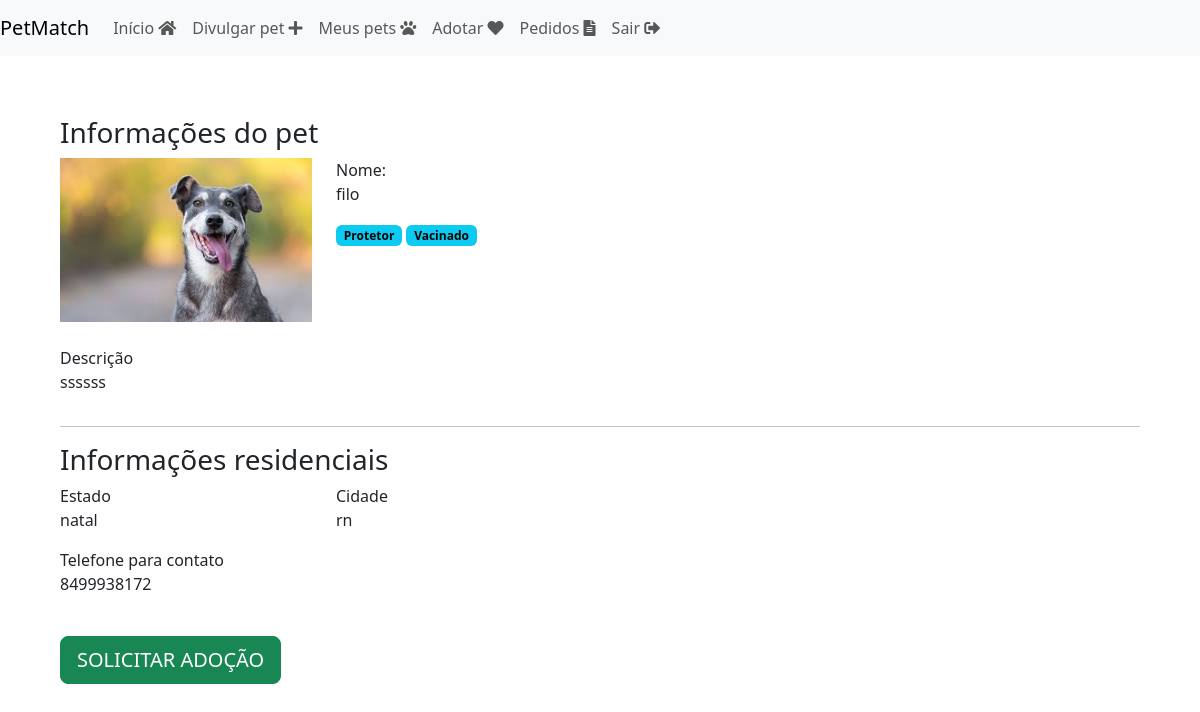
Screenshot of /divulgar/ver_pet/19 (signed in) with the database file from the repository.
### divulgar/models.py (models this page shows, shortened)
class Pet(models.Model):
    choices_status = (
        ('P', 'Para adoção'),
        ('A', 'Adotado'),
        ('E', 'Em etapa para adoção'))
    usuario = models.ForeignKey(User, on_delete=models.DO_NOTHING)
    foto = models.ImageField(upload_to="fotos_pets")
    nome = models.CharField(max_length=100)
    descricao = models.TextField()
    estado = models.CharField(max_length=50)
    cidade = models.CharField(max_length=50)
    telefone = models.CharField(max_length=50)
    tags = models.ManyToManyField(Tag)
    raca = models.ForeignKey(Raca, on_delete=models.DO_NOTHING)
    status = models.CharField(
        max_length=1,
        choices=choices_status,
        default='P')
    data_cadastro = models.DateTimeField(auto_now_add=True)

class Tag(models.Model):
    tag = models.CharField(max_length=50)
    def __str__(self):
        return self.tag

### divulgar/views.py (the view)
# urls.py: path('ver_pet/<int:id>', views.ver_pet, name="ver_pet"),
@login_required
def ver_pet(request, id):
    if request.method == "GET":
        pet = Pet.objects.get(id=id)
        return render(request, 'ver_pet.html', {'pet': pet})

### divulgar/templates/ver_pet.html (shortened to what this page needs)
{% load static %}
<!doctype html>
<html lang="pt-BR">
<head>
    <link rel="stylesheet" href="https://cdn.jsdelivr.net/npm/bootstrap@5.3.0-alpha1/dist/css/bootstrap.min.css">
    <link rel="stylesheet" href="https://cdnjs.cloudflare.com/ajax/libs/font-awesome/5.15.3/css/all.min.css">
    <link rel="stylesheet" href="{% static 'adotar/css/listar_pets.css' %}">
</head>
<body>
    <nav class="navbar navbar-expand-lg navbar-light bg-light">
        <a class="navbar-brand" href="#">PetMatch</a>
        <div class="collapse navbar-collapse" id="navbarNav">
            <ul class="navbar-nav">
                <li class="nav-item">
                    <a class="nav-link" href="{% url 'listar_pets'%}">Início <i class="fas fa-home"></i></a>
                </li>
                <li class="nav-item">
                    <a class="nav-link" href="{% url 'novo_pet' %}">Divulgar pet <i class="fas fa-plus"></i></a>
                </li>
                <li class="nav-item">
                    <a class="nav-link" href="{% url 'seus_pets' %}">Meus pets <i class="fas fa-paw"></i></a>
                </li>
                <li class="nav-item">
                    <a class="nav-link" href="{% url 'listar_pets'%}">Adotar <i class="fas fa-heart"></i></a>
                </li>
                <li class="nav-item">
                    <a class="nav-link" href="{% url 'ver_pedido_adocao'%}">Pedidos <i class="fas fa-file-alt"></i></a>
                </li>
                <li class="nav-item">
                    <a class="nav-link" href="{% url 'sair' %} ">Sair <i class="fas fa-sign-out-alt"></i></a>
                </li>
            </ul>
        </div>
    </nav>
      <div style="padding:60px" class="col-md">
        <h3 class="font-vinho">Informações do pet</h3>
        <div class="row">
          <div class="col-md-3">
            <img width="100%" src="{{pet.foto.url}}">
          </div>
          <div class="col-md-9">
            <span class="span-bold">Nome:</span>
            <p>{{pet.nome}}</p>
            <div style="width:40%">
              {% for tag in pet.tags.all%}
              <span class="badge text-bg-info badge-lg">{{tag}}</span>
              {% endfor %}
            </div>
          </div>
        </div>
        <br>
        <div class="row">
          <div class="col-md-5">
            <span class="span-bold">Descrição</span>
            <p>{{pet.descricao}}</p>
          </div>
          <div class="col-md-7">
          </div>
        </div>
        <hr>
        <div class="row">
          <h3 class="font-vinho">Informações residenciais</h3>
          <div class="col-md">
            <div class="row">
              <div class="col-md">
                <span class="span-bold">Estado</span>
                <p>{{pet.estado}}</p>
              </div>
              <div class="col-md">
                <span class="span-bold">Cidade</span>
                <p>{{pet.cidade}}</p>
              </div>
            </div>
            <span class="span-bold">Telefone para contato</span>
            <p>{{pet.telefone}}</p>
            <br>
            <a href="{% url 'pedido_adocao' pet.id %}" class="btn btn-success btn-lg">SOLICITAR ADOÇÃO</a>
          </div>
          <div class="col-md">
          </div>
        </div>
      </div>
</body>
</html>

### rows the page displays
Pet: foto (picture), nome "filo", descricao "ssssss", estado "natal", cidade "rn", telefone "8499938172"
Tag: tag "Protetor"
Tag: tag "Vacinado"
